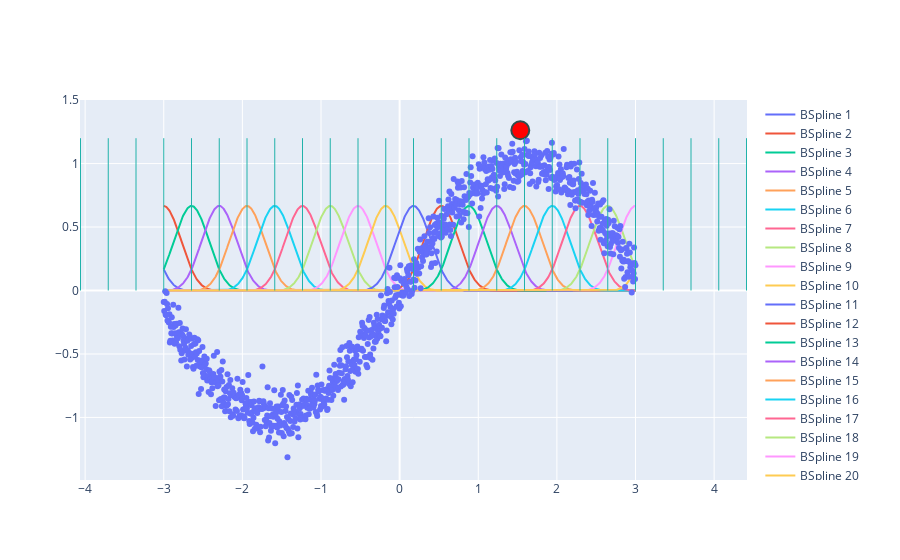

This figure's notebook cell:
### Code cell
import numpy as np
x = np.linspace(-3,3,1000)
y = np.sin(x) + 0.1*np.random.randn(len(x))

find_peak_and_basis()

### Figure 1 — Plotly figure (JSON) as saved in the notebook; plotly's stock layout.template omitted (floating-point values rounded to 4 significant figures; data arrays with more than 128 entries replaced by an {"elided": "..."} marker saying what was removed)
{"data": [{"mode": "lines", "name": "BSpline 1", "type": "scatter", "x": {"elided": "1000 float values"}, "y": {"elided": "1000 float values"}}, {"mode": "lines", "name": "BSpline 2", "type": "scatter", "x": {"elided": "1000 float values"}, "y": {"elided": "1000 float values"}}, {"mode": "lines", "name": "BSpline 3", "type": "scatter", "x": {"elided": "1000 float values"}, "y": {"elided": "1000 float values"}}, {"mode": "lines", "name": "BSpline 4", "type": "scatter", "x": {"elided": "1000 float values"}, "y": {"elided": "1000 float values"}}, {"mode": "lines", "name": "BSpline 5", "type": "scatter", "x": {"elided": "1000 float values"}, "y": {"elided": "1000 float values"}}, {"mode": "lines", "name": "BSpline 6", "type": "scatter", "x": {"elided": "1000 float values"}, "y": {"elided": "1000 float values"}}, {"mode": "lines", "name": "BSpline 7", "type": "scatter", "x": {"elided": "1000 float values"}, "y": {"elided": "1000 float values"}}, {"mode": "lines", "name": "BSpline 8", "type": "scatter", "x": {"elided": "1000 float values"}, "y": {"elided": "1000 float values"}}, {"mode": "lines", "name": "BSpline 9", "type": "scatter", "x": {"elided": "1000 float values"}, "y": {"elided": "1000 float values"}}, {"mode": "lines", "name": "BSpline 10", "type": "scatter", "x": {"elided": "1000 float values"}, "y": {"elided": "1000 float values"}}, {"mode": "lines", "name": "BSpline 11", "type": "scatter", "x": {"elided": "1000 float values"}, "y": {"elided": "1000 float values"}}, {"mode": "lines", "name": "BSpline 12", "type": "scatter", "x": {"elided": "1000 float values"}, "y": {"elided": "1000 float values"}}, {"mode": "lines", "name": "BSpline 13", "type": "scatter", "x": {"elided": "1000 float values"}, "y": {"elided": "1000 float values"}}, {"mode": "lines", "name": "BSpline 14", "type": "scatter", "x": {"elided": "1000 float values"}, "y": {"elided": "1000 float values"}}, {"mode": "lines", "name": "BSpline 15", "type": "scatter", "x": {"elided": "1000 float values"}, "y": {"elided": "1000 float values"}}, {"mode": "lines", "name": "BSpline 16", "type": "scatter", "x": {"elided": "1000 float values"}, "y": {"elided": "1000 float values"}}, {"mode": "lines", "name": "BSpline 17", "type": "scatter", "x": {"elided": "1000 float values"}, "y": {"elided": "1000 float values"}}, {"mode": "lines", "name": "BSpline 18", "type": "scatter", "x": {"elided": "1000 float values"}, "y": {"elided": "1000 float values"}}, {"mode": "lines", "name": "BSpline 19", "type": "scatter", "x": {"elided": "1000 float values"}, "y": {"elided": "1000 float values"}}, {"mode": "lines", "name": "BSpline 20", "type": "scatter", "x": {"elided": "1000 float values"}, "y": {"elided": "1000 float values"}}, {"mode": "markers", "name": "Data", "type": "scatter", "x": {"elided": "1000 float values"}, "y": {"elided": "1000 float values"}}, {"marker": {"color": "red", "line": {"color": "DarkSlateGrey", "width": 2}, "size": 18}, "mode": "markers", "name": "Peak Locations", "type": "scatter", "x": [1.535], "y": [1.263]}], "layout": {"shapes": [{"line": {"color": "LightSeaGreen", "width": 1}, "type": "line", "x0": -4.059, "x1": -4.059, "y0": 0, "y1": 1.2}, {"line": {"color": "LightSeaGreen", "width": 1}, "type": "line", "x0": -3.706, "x1": -3.706, "y0": 0, "y1": 1.2}, {"line": {"color": "LightSeaGreen", "width": 1}, "type": "line", "x0": -3.353, "x1": -3.353, "y0": 0, "y1": 1.2}, {"line": {"color": "LightSeaGreen", "width": 1}, "type": "line", "x0": -3, "x1": -3, "y0": 0, "y1": 1.2}, {"line": {"color": "LightSeaGreen", "width": 1}, "type": "line", "x0": -2.647, "x1": -2.647, "y0": 0, "y1": 1.2}, {"line": {"color": "LightSeaGreen", "width": 1}, "type": "line", "x0": -2.294, "x1": -2.294, "y0": 0, "y1": 1.2}, {"line": {"color": "LightSeaGreen", "width": 1}, "type": "line", "x0": -1.941, "x1": -1.941, "y0": 0, "y1": 1.2}, {"line": {"color": "LightSeaGreen", "width": 1}, "type": "line", "x0": -1.588, "x1": -1.588, "y0": 0, "y1": 1.2}, {"line": {"color": "LightSeaGreen", "width": 1}, "type": "line", "x0": -1.235, "x1": -1.235, "y0": 0, "y1": 1.2}, {"line": {"color": "LightSeaGreen", "width": 1}, "type": "line", "x0": -0.8824, "x1": -0.8824, "y0": 0, "y1": 1.2}, {"line": {"color": "LightSeaGreen", "width": 1}, "type": "line", "x0": -0.5294, "x1": -0.5294, "y0": 0, "y1": 1.2}, {"line": {"color": "LightSeaGreen", "width": 1}, "type": "line", "x0": -0.1765, "x1": -0.1765, "y0": 0, "y1": 1.2}, {"line": {"color": "LightSeaGreen", "width": 1}, "type": "line", "x0": 0.1765, "x1": 0.1765, "y0": 0, "y1": 1.2}, {"line": {"color": "LightSeaGreen", "width": 1}, "type": "line", "x0": 0.5294, "x1": 0.5294, "y0": 0, "y1": 1.2}, {"line": {"color": "LightSeaGreen", "width": 1}, "type": "line", "x0": 0.8824, "x1": 0.8824, "y0": 0, "y1": 1.2}, {"line": {"color": "LightSeaGreen", "width": 1}, "type": "line", "x0": 1.235, "x1": 1.235, "y0": 0, "y1": 1.2}, {"line": {"color": "LightSeaGreen", "width": 1}, "type": "line", "x0": 1.588, "x1": 1.588, "y0": 0, "y1": 1.2}, {"line": {"color": "LightSeaGreen", "width": 1}, "type": "line", "x0": 1.941, "x1": 1.941, "y0": 0, "y1": 1.2}, {"line": {"color": "LightSeaGreen", "width": 1}, "type": "line", "x0": 2.294, "x1": 2.294, "y0": 0, "y1": 1.2}, {"line": {"color": "LightSeaGreen", "width": 1}, "type": "line", "x0": 2.647, "x1": 2.647, "y0": 0, "y1": 1.2}, {"line": {"color": "LightSeaGreen", "width": 1}, "type": "line", "x0": 3, "x1": 3, "y0": 0, "y1": 1.2}, {"line": {"color": "LightSeaGreen", "width": 1}, "type": "line", "x0": 3.353, "x1": 3.353, "y0": 0, "y1": 1.2}, {"line": {"color": "LightSeaGreen", "width": 1}, "type": "line", "x0": 3.706, "x1": 3.706, "y0": 0, "y1": 1.2}, {"line": {"color": "LightSeaGreen", "width": 1}, "type": "line", "x0": 4.059, "x1": 4.059, "y0": 0, "y1": 1.2}, {"line": {"color": "LightSeaGreen", "width": 1}, "type": "line", "x0": 4.412, "x1": 4.412, "y0": 0, "y1": 1.2}]}}
